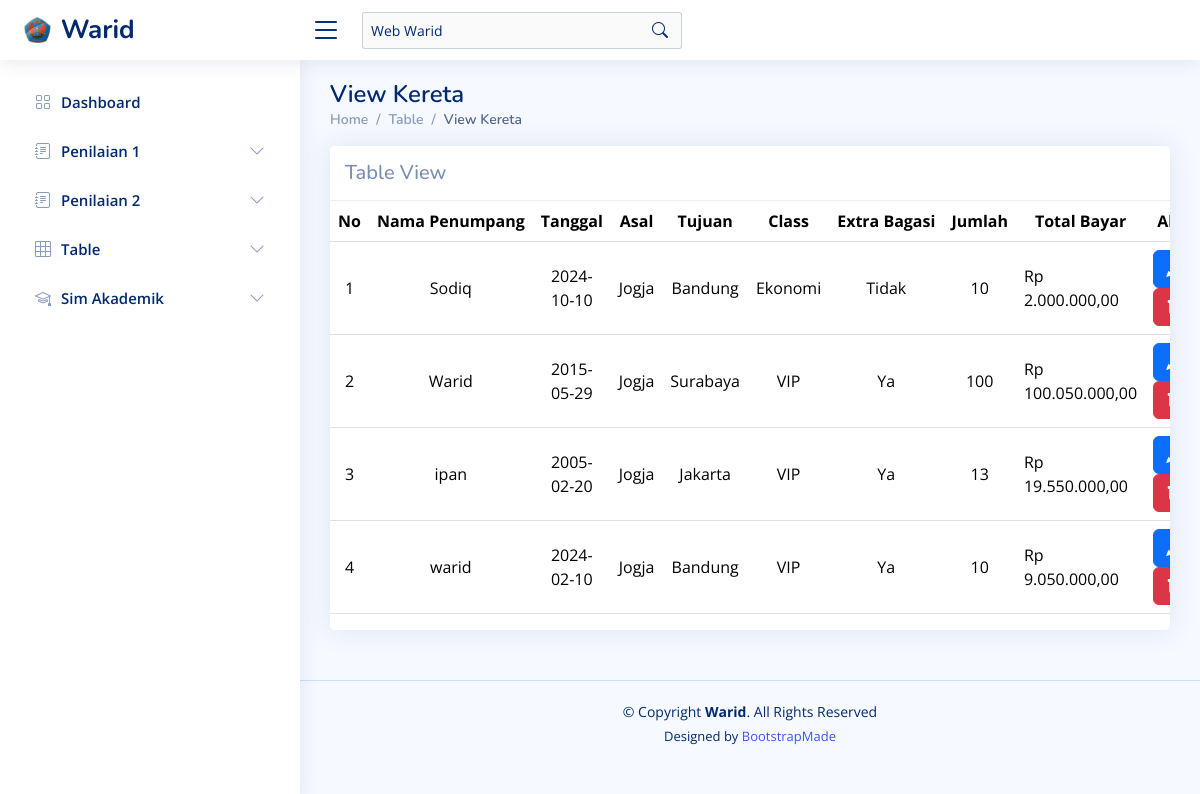
Page /?page=tabel_kereta on the committed database.
### tables this page shows
CREATE TABLE `kereta` (
  `id` int(10) NOT NULL,
  `nama` varchar(50) NOT NULL,
  `asal` varchar(10) NOT NULL,
  `tujuan` varchar(20) NOT NULL,
  `kelas` varchar(20) NOT NULL,
  `bagasi` enum('Ya','Tidak') NOT NULL,
  `tanggal` date NOT NULL,
  `jml_tiket` int(10) NOT NULL,
  `total_bayar` int(100) NOT NULL
);

### assets/components/penilaian/tabel/tabel_kereta.php (the view, shortened to what this page needs)
<main id="main" class="main">
  <div class="pagetitle">
    <h1>View Kereta</h1>
    <nav>
      <ol class="breadcrumb">
        <li class="breadcrumb-item"><a href="?page=dashboard">Home</a></li>
        <li class="breadcrumb-item">Table</li>
        <li class="breadcrumb-item active">View Kereta</li>
      </ol>
    </nav>
  </div>
  <section class="section">
    <div class="row">
      <div class="col-lg-12">
        <div class="card">
          <h5 class="card-header">Table View</h5>
          <div class="table-responsive text-nowrap">
            <table class="table" style="text-align:center">
              <thead>
                <tr>
                  <th>No</th>
                  <th>Nama Penumpang</th>
                  <th>Tanggal</th>
                  <th>Asal</th>
                  <th>Tujuan</th>
                  <th>Class</th>
                  <th>Extra Bagasi</th>
                  <th>Jumlah</th>
                  <th>Total Bayar</th>
                  <th>Aksi</th>
                </tr>
              </thead>
              <tbody class="table-border-bottom-0">
                <?php
                $no = 1;
                $result = mysqli_query($koneksi, "SELECT * from kereta");
                while ($data = mysqli_fetch_assoc($result)) {
                ?>
                  <tr>
                    <td><?php echo $no++; ?></td>
                    <td><?php echo $data['nama']; ?></td>
                    <td><?php echo $data['tanggal']; ?></td>
                    <td><?php echo $data['asal']; ?></td>
                    <td><?php echo $data['tujuan']; ?></td>
                    <td><?php echo $data['kelas']; ?></td>
                    <td><?php echo $data['bagasi']; ?></td>
                    <td><?php echo $data['jml_tiket']; ?></td>
                    <td style="text-align: left;"><?php echo "Rp " . number_format($data['total_bayar'], 2, ",", "."); ?></td>
                    <td>
                      <a href="?page=tabel_kereta&tableName=kereta&alert=EditData&id=<?php echo $data['id']; ?>" class="btn btn-primary"><i class="bi bi-pencil-fill" style="color: white;"></i></a>
                      <a href="?page=tabel_kereta&tableName=kereta&alert=ConfirmationDelete&id=<?php echo $data['id']; ?>" class="btn btn-danger"><i class="bi bi-trash-fill" style="color: white;"></i></a>
                    </td>
                  </tr><?php } ?>
              </tbody>
            </table>
          </div>
        </div>
      </div>
    </div>
  </section>
</main>

### assets/css/style.css (style rules this page uses)
:root { scroll-behavior: smooth; }
body { font-family: "Open Sans", sans-serif; background: #f6f9ff; color: #444444; }
a { color: #4154f1; text-decoration: none; }
h1, h2, h3, h4, h5, h6 { font-family: "Nunito", sans-serif; }
table * { text-align: center; }
table { width: 100%; }
td { vertical-align: middle; word-wrap: break-word; word-break: normal; max-width: 200px; white-space: normal; }
#main { margin-top: 60px; padding: 20px 30px; transition: all 0.3s; }
.pagetitle { margin-bottom: 10px; }
.pagetitle h1 { font-size: 24px; margin-bottom: 0; font-weight: 600; color: #012970; }
.card { margin-bottom: 30px; border: none; border-radius: 5px; box-shadow: 0px 0 30px rgba(1, 41, 112, 0.1); }
.card-header, .card-footer { border-color: #ebeef4; background-color: #fff; color: #798eb3; padding: 15px; }
.breadcrumb { font-size: 14px; font-family: "Nunito", sans-serif; color: #899bbd; font-weight: 600; }
.breadcrumb a { color: #899bbd; transition: 0.3s; }
.breadcrumb .breadcrumb-item::before { color: #899bbd; }
.breadcrumb .active { color: #51678f; font-weight: 600; }
@media (min-width: 1200px) { #main, #footer { margin-left: 300px; } }

### rows in the picture
kereta: nama "Sodiq", tanggal "2024-10-10", asal "Jogja", tujuan "Bandung", kelas "Ekonomi", bagasi "Tidak", jml_tiket "10", total_bayar "2.000.000,00"
kereta: nama "Warid", tanggal "2015-05-29", asal "Jogja", tujuan "Surabaya", kelas "VIP", bagasi "Ya", jml_tiket "100", total_bayar "100.050.000,00"
kereta: nama "ipan", tanggal "2005-02-20", asal "Jogja", tujuan "Jakarta", kelas "VIP", bagasi "Ya", jml_tiket "13", total_bayar "19.550.000,00"
kereta: nama "warid", tanggal "2024-02-10", asal "Jogja", tujuan "Bandung", kelas "VIP", bagasi "Ya", jml_tiket "10", total_bayar "9.050.000,00"
